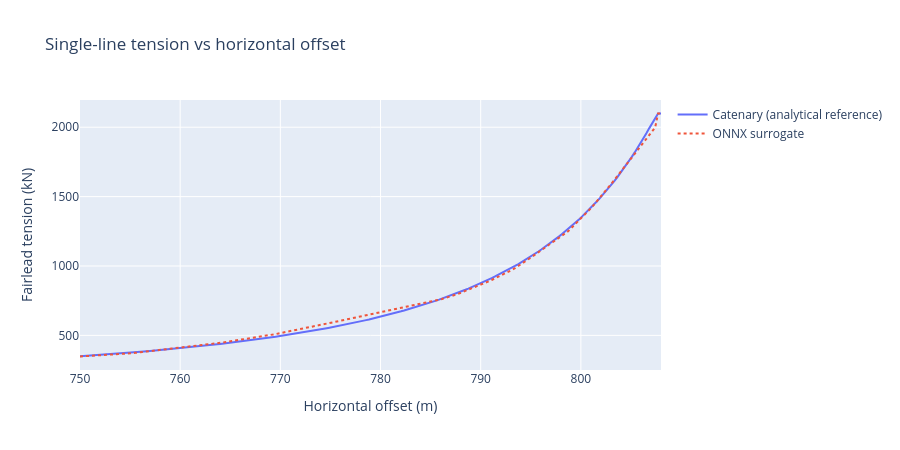

The cell this chart's notebook holds for it:
### Markdown cell above
---

## Two Mooring Models, One Interchangeable Interface

Both mooring models implement the same `compute(horizontal_offset) -> dict`
interface, called once per line, three times per step:

- **`CatenaryMooring`**: Part 1's Newton catenary solve, used here as the
  analytical reference and capped at ~2100 kN at the 807.6 m taut limit.
- **`OnnxMooring`**: Part 1's cached MLP surrogate, clipped to the same taut
  cap so it never extrapolates past it.

Sweeping a single line's horizontal offset (geometry only, no FMU needed) shows
where they agree and where the surrogate starts to drift.

### Code cell
catenary = CatenaryMooring()
onnx = OnnxMooring(data_dir=ONNX_DATA_DIR)

offsets = np.linspace(750, 808, 200)
tension_cat = [catenary.compute(o)["fairlead_tension_N"] / 1e3 for o in offsets]
tension_onnx = [onnx.compute(o)["fairlead_tension_N"] / 1e3 for o in offsets]

fig_sweep = go.Figure()
fig_sweep.add_trace(go.Scatter(x=offsets, y=tension_cat, name="Catenary (analytical reference)"))
fig_sweep.add_trace(go.Scatter(x=offsets, y=tension_onnx, name="ONNX surrogate", line={"dash": "dot"}))
fig_sweep.update_layout(title="Single-line tension vs horizontal offset",
                         xaxis_title="Horizontal offset (m)", yaxis_title="Fairlead tension (kN)",
                         height=450)
fig_sweep.show()

### Figure 1 — Plotly figure (JSON) as saved in the notebook; plotly's stock layout.template omitted (floating-point values rounded to 4 significant figures; data arrays with more than 128 entries replaced by an {"elided": "..."} marker saying what was removed)
{"data": [{"name": "Catenary (analytical reference)", "type": "scatter", "x": {"elided": "200 float values"}, "y": {"elided": "200 float values"}}, {"line": {"dash": "dot"}, "name": "ONNX surrogate", "type": "scatter", "x": {"elided": "200 float values"}, "y": {"elided": "200 float values"}}], "layout": {"height": 450, "title": {"text": "Single-line tension vs horizontal offset"}, "xaxis": {"title": {"text": "Horizontal offset (m)"}}, "yaxis": {"title": {"text": "Fairlead tension (kN)"}}}}
